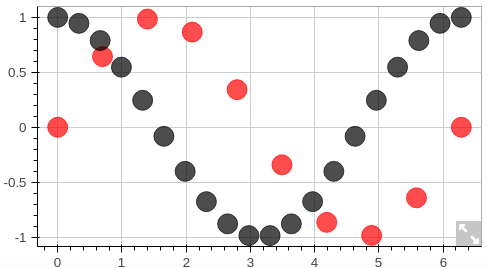

Source code (Julia):
using Bokeh
autoopen(true)

x1 = linspace(0, 2pi, 10)
x2 = linspace(0, 2pi, 20)

xs=Vector[x1, x2]
ys=Vector[sin(x1), cos(x2)]
glyphsize(20)  # adjust the default glyph size
plot(xs, ys, "ro|ko")
